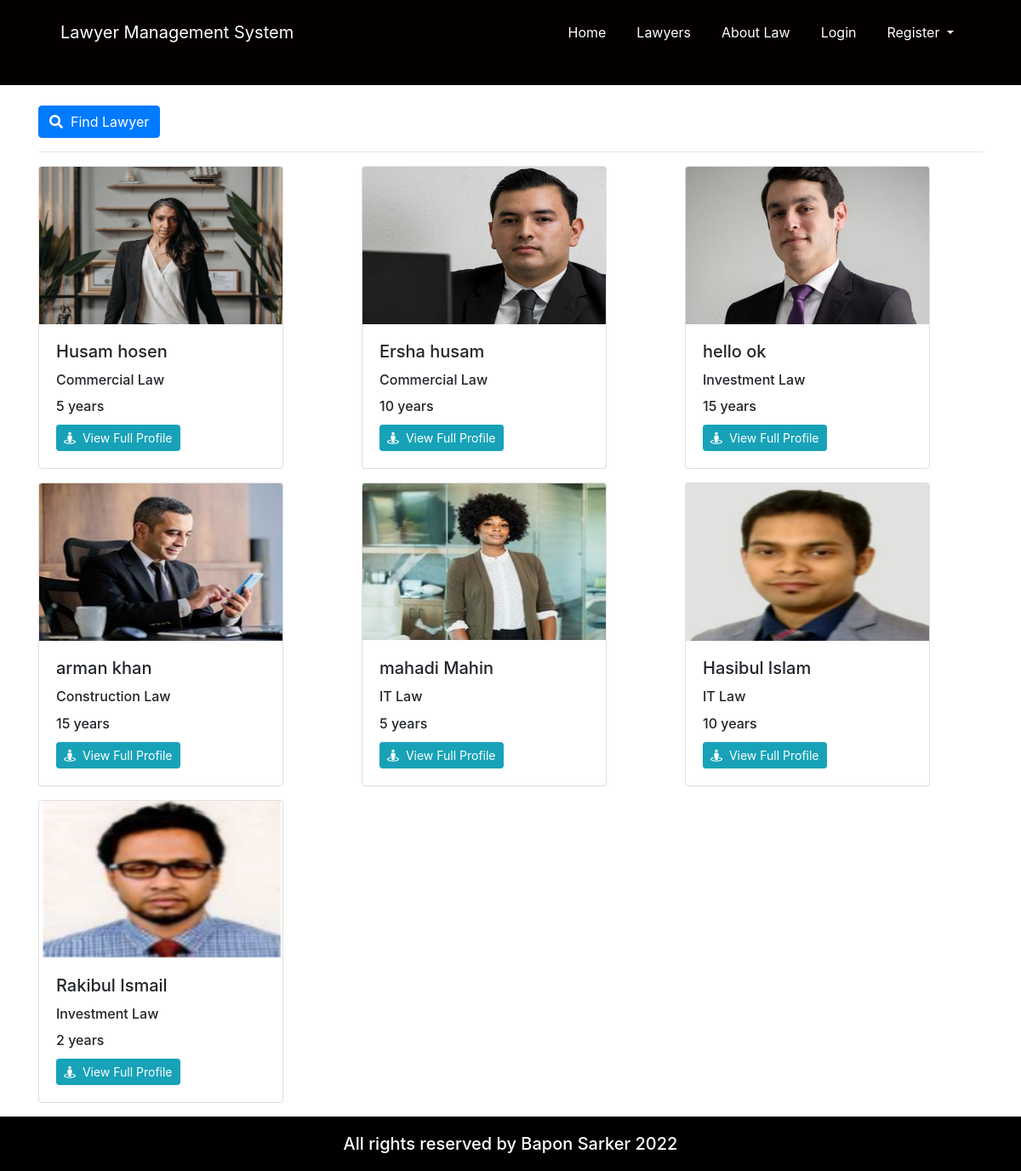
/lawyers.php, run on the app's committed database.
### tables this page shows
CREATE TABLE `user` (
  `u_id` varchar(20) NOT NULL,
  `first_Name` varchar(100) NOT NULL,
  `last_Name` varchar(100) NOT NULL,
  `email` varchar(100) NOT NULL,
  `password` varchar(100) NOT NULL,
  `status` varchar(100) NOT NULL,
  `role` varchar(100) NOT NULL
);

CREATE TABLE `lawyer` (
  `lawyer_id` varchar(20) NOT NULL,
  `contact_Number` varchar(15) NOT NULL,
  `university_College` varchar(100) NOT NULL,
  `degree` varchar(100) NOT NULL,
  `passing_year` varchar(100) NOT NULL,
  `full_address` varchar(200) NOT NULL,
  `city` varchar(50) NOT NULL,
  `zip_code` varchar(50) NOT NULL,
  `practise_Length` varchar(100) NOT NULL,
  `case_handle` varchar(500) NOT NULL,
  `speciality` varchar(100) NOT NULL,
  `image` varchar(150) NOT NULL
);

### lawyers.php (the view, shortened to what this page needs)
<!doctype html>
<html lang="en">
	<head>
		<link rel="stylesheet" href="https://use.fontawesome.com/releases/v5.8.1/css/all.css">
		<link rel="stylesheet" href="css/all.css">
		<link rel="stylesheet" href="css/simple-sidebar.css">
		<link rel="stylesheet" href="css/bootstrap.css">
		<link rel="stylesheet" href="css/style.css">
		<link rel="stylesheet" href="css/media.css">
	</head>
	<body>
		<header class="customnav">
			<div class="container">
				<div class="row">
					<div class="col-md-12">
						<nav class="navbar navbar-expand-lg ">
							<a class="navbar-brand cus-a" href="index.php">Lawyer Management System</a>
							<div class="collapse navbar-collapse" id="navbarSupportedContent">
								<ul class="navbar-nav ml-auto ">
									<li class="active">
										<a class="nav-link cus-a" href="index.php">Home <span class="sr-only">(current)</span></a>
									</li>
									<li class="">
										<a class="nav-link cus-a" href="lawyers.php">Lawyers</a>
									</li>
									<li class="">
										<a class="nav-link cus-a" href="aboutlaw.php">About Law</a>
									</li>
									<?php if(isset($_SESSION['login']) && $_SESSION['login'] == TRUE){ ?>
										<li class="">
											<a class="nav-link cus-a" href="user_dashboard.php">Dashboard</a>
										</li>
										<li class="">
											<a class="nav-link cus-a" href="logout.php">Logout</a>
										</li>
										<?php }else{ ?>
										<li class="">
											<a class="nav-link cus-a" href="login.php">Login</a>
										</li>
										<li class="nav-item dropdown">
											<a class="nav-link dropdown-toggle cus-a" href="#" id="navbarDropdown" role="button" data-toggle="dropdown" aria-haspopup="true" aria-expanded="false">
												Register
											</a>
										</li>
									<?php }?>
								</ul>
							</div>
						</nav>
					</div>
				</div>
			</div>
		</header>
		<body>
			<div class="" id="wrapper">
				<section class="">
					<div class="container">
					<br/>
					<a href="searchLawyer.php"type="submit" class="btn btn-md btn-primary "><i class="fa fa-search"></i>&nbsp; Find Lawyer</a>
					<hr/>
						<div class="row " >
							<?php
								$conn = connect();
								$result = mysqli_query($conn,"SELECT * FROM user,lawyer WHERE user.u_id=lawyer.lawyer_id AND user.status='Active'");
								while($row = mysqli_fetch_array($result)) {
								?>
								<div class="col-md-4 mb-3">
									<div class="card" style="width: 18rem;">
										<img src="images/upload/<?php echo $row["image"]; ?>" class="card-img-top cusimg img-fluid" alt="img">
										<div class="card-body">
											<h5 class="card-title"><?php echo $row["first_Name"]; ?> <?php echo $row["last_Name"]; ?></h5>
											<h6 class="card-title"><?php echo $row["speciality"]; ?></h6>
											<h6 class="card-title"><span><?php echo $row["practise_Length"]; ?></span></h6>
											<a class="btn btn-sm btn-info" href="single_lawyer.php?u_id=<?php echo $row["u_id"]; ?>"><i class="fa fa-street-view"></i>&nbsp; View Full Profile</a>
										</div>
									</div>
								</div>
								<?php
								}
							?>
						</div>
					</div>
				</section>
			</div>
		</body>
		<footer>
			<div class="container">
				<div class="row">
					<div class="col">
						<h5>All rights reserved by Bapon Sarker 2022</h5>
					</div>
				</div>
			</div>
		</footer>
	</body>
</html>

### css/all.css (style rules this page uses)
.fa,.fab,.fal,.far,.fas { -moz-osx-font-smoothing:grayscale;-webkit-font-smoothing:antialiased;display:inline-block;font-style:normal;font-variant:normal;text-rendering:auto;line-height:1 }
.fa-search:before { content:"\f002" }
.fa-street-view:before { content:"\f21d" }
.fa,.far,.fas { font-family:"Font Awesome 5 Free" }
.fa,.fas { font-weight:900 }

### css/simple-sidebar.css (style rules this page uses)
body { overflow-x: hidden; }

### css/style.css (style rules this page uses)
* { margin: 0; padding: 0; }
html { height: 100% !important; }
body { display: flex !important; min-height: 100% !important; flex-direction: column; }
.customnav { background-color: #040000; height: 100px; }
.customnav a { margin: 10px 10px; }
.cus-a { color: white !important; }
.cusimg { height: 185px; }
footer { margin-top: auto; background-color: black; color: white; }
footer h5 { text-align: center; margin: 20px 0px; }

### data on the page
user: lawyer.image (picture), first_Name "Husam", last_Name "hosen", lawyer.speciality "Commercial Law", lawyer.practise_Length "5 years"
user: lawyer.image (picture), first_Name "Ersha", last_Name "husam", lawyer.speciality "Commercial Law", lawyer.practise_Length "10 years"
user: lawyer.image (picture), first_Name "hello", last_Name "ok", lawyer.speciality "Investment Law", lawyer.practise_Length "15 years"
user: lawyer.image (picture), first_Name "arman", last_Name "khan", lawyer.speciality "Construction Law", lawyer.practise_Length "15 years"
user: lawyer.image (picture), first_Name "mahadi", last_Name "Mahin", lawyer.speciality "IT Law", lawyer.practise_Length "5 years"
user: lawyer.image (picture), first_Name "Hasibul", last_Name "Islam", lawyer.speciality "IT Law", lawyer.practise_Length "10 years"
user: lawyer.image (picture), first_Name "Rakibul", last_Name "Ismail", lawyer.speciality "Investment Law", lawyer.practise_Length "2 years"
